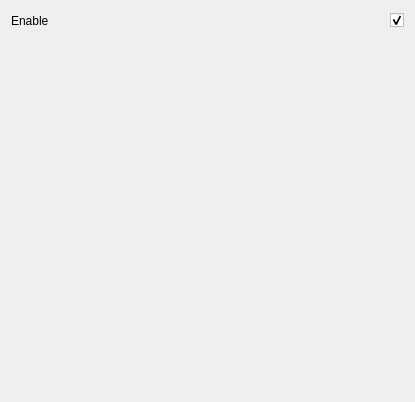
<?xml version="1.0" encoding="UTF-8"?>
<ui version="4.0">
 <class>MultiGridWidget</class>
 <widget class="QWidget" name="MultiGridWidget">
  <property name="geometry">
   <rect>
    <x>0</x>
    <y>0</y>
    <width>415</width>
    <height>402</height>
   </rect>
  </property>
  <property name="windowTitle">
   <string>Form</string>
  </property>
  <layout class="QGridLayout" name="gridLayout">
   <item row="0" column="0">
    <layout class="QHBoxLayout" name="horizontalLayout">
     <item>
      <widget class="QLabel" name="label">
       <property name="text">
        <string>Enable</string>
       </property>
      </widget>
     </item>
     <item>
      <spacer name="horizontalSpacer">
       <property name="orientation">
        <enum>Qt::Horizontal</enum>
       </property>
       <property name="sizeHint" stdset="0">
        <size>
         <width>40</width>
         <height>20</height>
        </size>
       </property>
      </spacer>
     </item>
     <item>
      <widget class="QCheckBox" name="checkEnable">
       <property name="enabled">
        <bool>true</bool>
       </property>
       <property name="text">
        <string/>
       </property>
       <property name="checked">
        <bool>true</bool>
       </property>
      </widget>
     </item>
    </layout>
   </item>
   <item row="1" column="0">
    <layout class="QVBoxLayout" name="verticalLayout"/>
   </item>
   <item row="2" column="0">
    <spacer name="verticalSpacer">
     <property name="orientation">
      <enum>Qt::Vertical</enum>
     </property>
     <property name="sizeHint" stdset="0">
      <size>
       <width>20</width>
       <height>40</height>
      </size>
     </property>
    </spacer>
   </item>
  </layout>
 </widget>
 <resources/>
 <connections/>
</ui>
